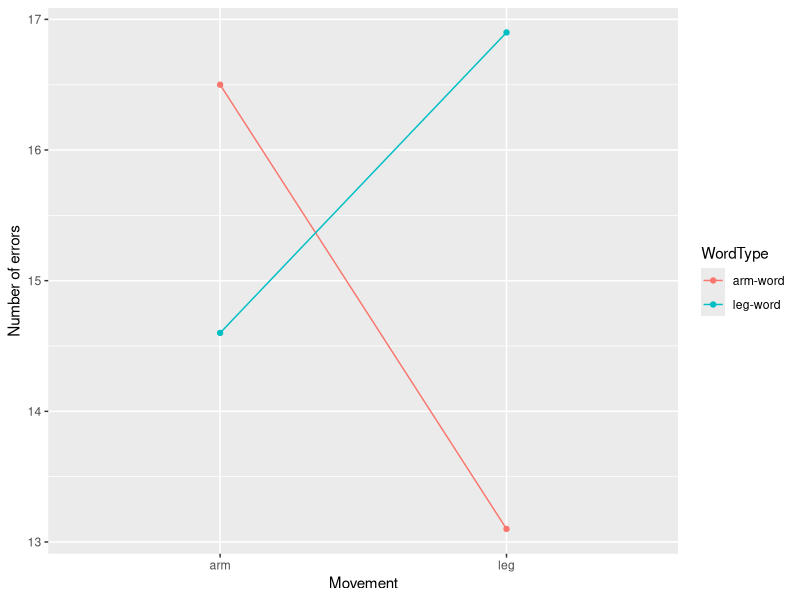
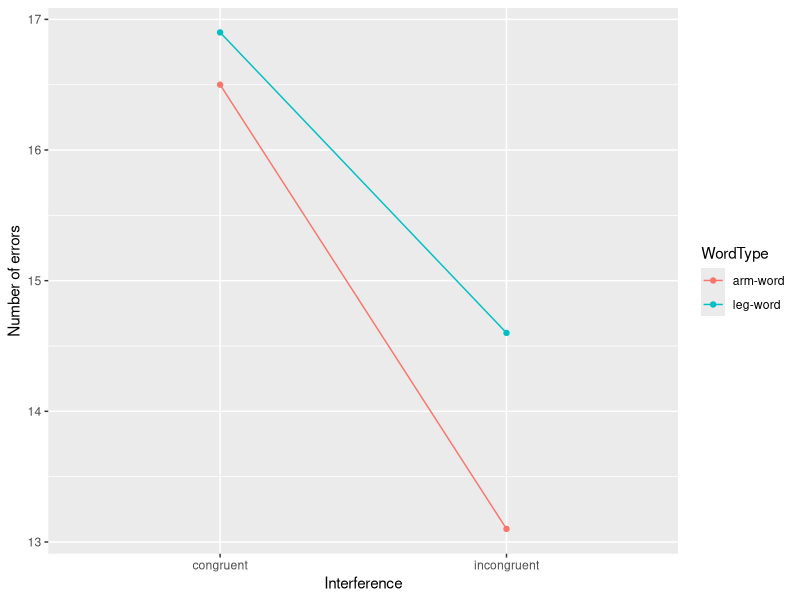
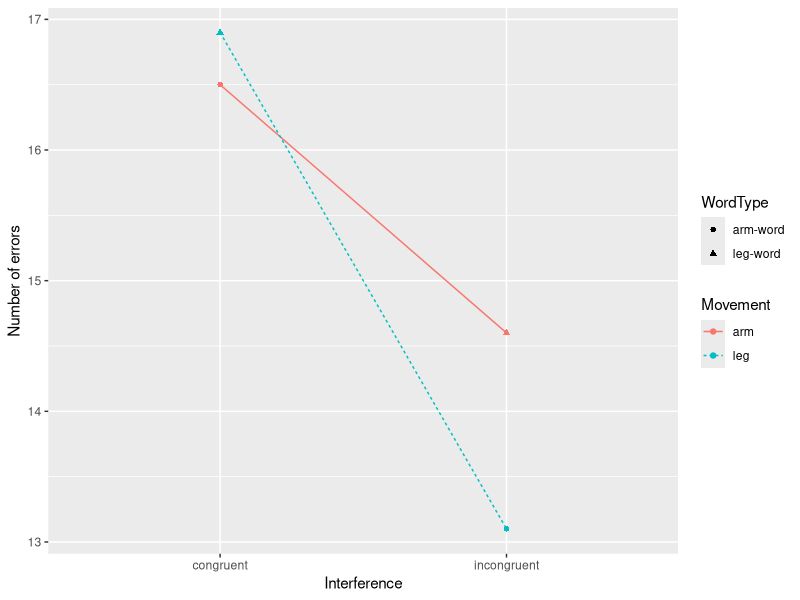

Write the R code that produced these figures, in order.
## ---- chunk 1
library(knitr)
library(ggplot2)
# library(GGally)
library(dplyr)
library(mvtnorm)
library(tidyr)
# library(lme4)
knitr::opts_chunk$set(echo = FALSE, fig.height = 3.5)
## ---- chunk 2
sp_means <- expand.grid(WordType = c("arm-word", "leg-word"), Movement = c("arm", "leg"))
sp_means$M <- c(16.5, 14.6, 13.1, 16.9)
sp_means$SD <- c(8.39, 6.66, 6.23, 7.56)
## ---- chunk 3
kable(sp_means)
## ---- chunk 4
rmvnorm(n = 15,  # Number of participants
        mean = sp_means$M,  # The mean of each cell as reported in Table 2
        sigma = diag(sp_means$SD ^ 2)  # vcov matrix obtained by squaring SD's (all off-diagonals = 0)
        )
## ---- chunk 5
# function to simulate one data set
simulate_data <- function(my_n = 15, my_mean = sp_means$M, 
                     my_sigma = diag(sp_means$SD ^ 2)) {
  # simulate data
  rand_data <- rmvnorm(n = my_n, mean = my_mean, sigma = my_sigma)
  # By transposing the data it is stacked participant by participant
  rand_data <- t(rand_data)
  df <- data.frame(rand_data) %>% gather(value = nbErrors)  # to long format
  # Now give sensible column names (NB: data is stacked by participants)
  df$Movement <- rep(c("arm", "leg"), each = 2)
  df$WordType <- c("arm-word", "leg-word")
  df$Subject <- rep(1 : (nrow(df) / 4), each = 4)
  df$key <- NULL
  df
}
## ---- chunk 6

## ---- chunk 7
kable(sp_means)
## ---- chunk 8
# interaction (difference in differences):
M_interact <- with(sp_means, (M[1] - M[2]) - (M[3] - M [4]))
d_interact <- M_interact / (sum(sp_means$SD) / 4)
## ---- chunk 9
d2f <- function (d, k) {sqrt(d^2 / (2*k))}
## ---- chunk 10
kable(sp_means)
## ---- chunk 11
ggplot(sp_means, aes(x = Movement, y = M, colour = WordType, group = WordType)) +
  geom_point() +
  geom_line() +
  ylab("Number of errors")
## ---- chunk 12
sp_means$Interference <- c("congruent", "incongruent", "incongruent", "congruent")
kable(sp_means[, c("WordType", "Movement", "Interference", "M")])
## ---- chunk 13
ggplot(sp_means, aes(x = Interference, y = M, colour = WordType, group = WordType)) +
  geom_point() +
  geom_line() +
  ylab("Number of errors")
## ---- chunk 14
ggplot(sp_means, aes(x = Interference, y = M, colour = Movement, group = Movement,
                     linetype = Movement, shape = WordType)) +
  geom_point() +
  geom_line() +
  ylab("Number of errors")
## ---- chunk 15
d_arm <- .26
d_leg <- .55
## ---- chunk 16
sd_arm <- abs((sp_means$M[1] - sp_means$M[2]) / d_arm)
sd_leg <- abs((sp_means$M[3] - sp_means$M[4]) / d_leg)
